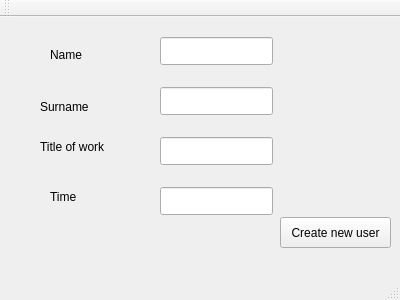
<?xml version="1.0" encoding="UTF-8"?>
<ui version="4.0">
 <class>MainWindow</class>
 <widget class="QMainWindow" name="MainWindow">
  <property name="geometry">
   <rect>
    <x>0</x>
    <y>0</y>
    <width>400</width>
    <height>300</height>
   </rect>
  </property>
  <property name="windowTitle">
   <string>MainWindow</string>
  </property>
  <widget class="QWidget" name="centralWidget">
   <widget class="QLabel" name="label">
    <property name="geometry">
     <rect>
      <x>50</x>
      <y>30</y>
      <width>91</width>
      <height>16</height>
     </rect>
    </property>
    <property name="text">
     <string>Name</string>
    </property>
   </widget>
   <widget class="QLineEdit" name="lineEdit">
    <property name="geometry">
     <rect>
      <x>160</x>
      <y>20</y>
      <width>113</width>
      <height>28</height>
     </rect>
    </property>
    <property name="text">
     <string/>
    </property>
   </widget>
   <widget class="QLineEdit" name="lineEdit_2">
    <property name="geometry">
     <rect>
      <x>160</x>
      <y>70</y>
      <width>113</width>
      <height>28</height>
     </rect>
    </property>
   </widget>
   <widget class="QLineEdit" name="lineEdit_3">
    <property name="geometry">
     <rect>
      <x>160</x>
      <y>170</y>
      <width>113</width>
      <height>28</height>
     </rect>
    </property>
   </widget>
   <widget class="QLabel" name="label_2">
    <property name="geometry">
     <rect>
      <x>40</x>
      <y>80</y>
      <width>67</width>
      <height>20</height>
     </rect>
    </property>
    <property name="text">
     <string>Surname</string>
    </property>
   </widget>
   <widget class="QLabel" name="label_3">
    <property name="geometry">
     <rect>
      <x>50</x>
      <y>170</y>
      <width>67</width>
      <height>20</height>
     </rect>
    </property>
    <property name="text">
     <string>Time</string>
    </property>
   </widget>
   <widget class="QLabel" name="label_4">
    <property name="geometry">
     <rect>
      <x>40</x>
      <y>120</y>
      <width>91</width>
      <height>20</height>
     </rect>
    </property>
    <property name="text">
     <string>Title of work</string>
    </property>
   </widget>
   <widget class="QLineEdit" name="lineEdit_4">
    <property name="geometry">
     <rect>
      <x>160</x>
      <y>120</y>
      <width>113</width>
      <height>28</height>
     </rect>
    </property>
   </widget>
   <widget class="QPushButton" name="pushButton">
    <property name="geometry">
     <rect>
      <x>280</x>
      <y>200</y>
      <width>111</width>
      <height>31</height>
     </rect>
    </property>
    <property name="text">
     <string>Create new user</string>
    </property>
   </widget>
  </widget>
  <widget class="QMenuBar" name="menuBar">
   <property name="geometry">
    <rect>
     <x>0</x>
     <y>0</y>
     <width>400</width>
     <height>25</height>
    </rect>
   </property>
  </widget>
  <widget class="QToolBar" name="mainToolBar">
   <attribute name="toolBarArea">
    <enum>TopToolBarArea</enum>
   </attribute>
   <attribute name="toolBarBreak">
    <bool>false</bool>
   </attribute>
  </widget>
  <widget class="QStatusBar" name="statusBar"/>
 </widget>
 <layoutdefault spacing="6" margin="11"/>
 <resources/>
 <connections/>
</ui>
